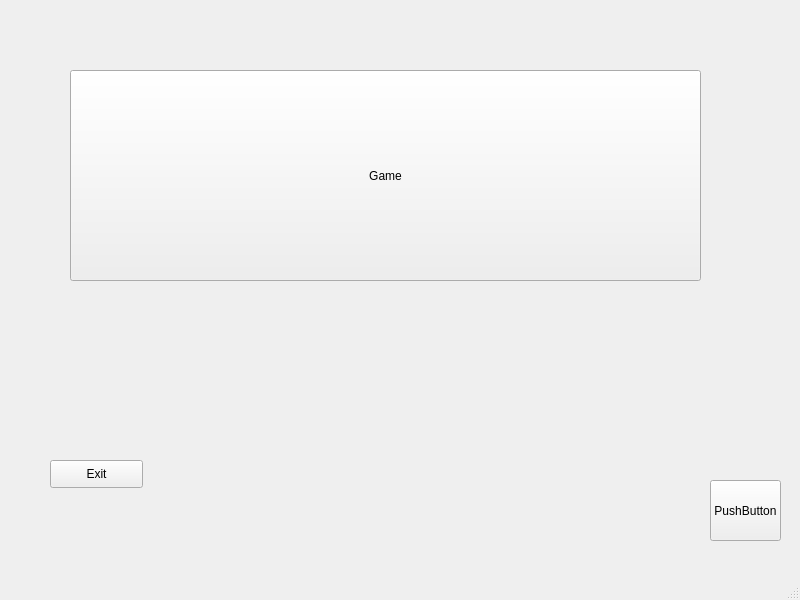
<?xml version="1.0" encoding="UTF-8"?>
<ui version="4.0">
 <class>MainWindow</class>
 <widget class="QMainWindow" name="MainWindow">
  <property name="geometry">
   <rect>
    <x>0</x>
    <y>0</y>
    <width>800</width>
    <height>600</height>
   </rect>
  </property>
  <property name="windowTitle">
   <string>MainWindow</string>
  </property>
  <widget class="QWidget" name="centralwidget">
   <widget class="QPushButton" name="pushButton">
    <property name="geometry">
     <rect>
      <x>70</x>
      <y>70</y>
      <width>631</width>
      <height>211</height>
     </rect>
    </property>
    <property name="text">
     <string>Game</string>
    </property>
   </widget>
   <widget class="QPushButton" name="pushButton_2">
    <property name="geometry">
     <rect>
      <x>710</x>
      <y>480</y>
      <width>71</width>
      <height>61</height>
     </rect>
    </property>
    <property name="text">
     <string>PushButton</string>
    </property>
   </widget>
   <widget class="QPushButton" name="pushButton_3">
    <property name="geometry">
     <rect>
      <x>50</x>
      <y>460</y>
      <width>93</width>
      <height>28</height>
     </rect>
    </property>
    <property name="text">
     <string>Exit</string>
    </property>
   </widget>
  </widget>
  <widget class="QMenuBar" name="menubar">
   <property name="geometry">
    <rect>
     <x>0</x>
     <y>0</y>
     <width>800</width>
     <height>26</height>
    </rect>
   </property>
  </widget>
  <widget class="QStatusBar" name="statusbar"/>
 </widget>
 <resources/>
 <connections>
  <connection>
   <sender>pushButton_3</sender>
   <signal>clicked()</signal>
   <receiver>MainWindow</receiver>
   <slot>close()</slot>
   <hints>
    <hint type="sourcelabel">
     <x>87</x>
     <y>497</y>
    </hint>
    <hint type="destinationlabel">
     <x>169</x>
     <y>472</y>
    </hint>
   </hints>
  </connection>
 </connections>
</ui>
